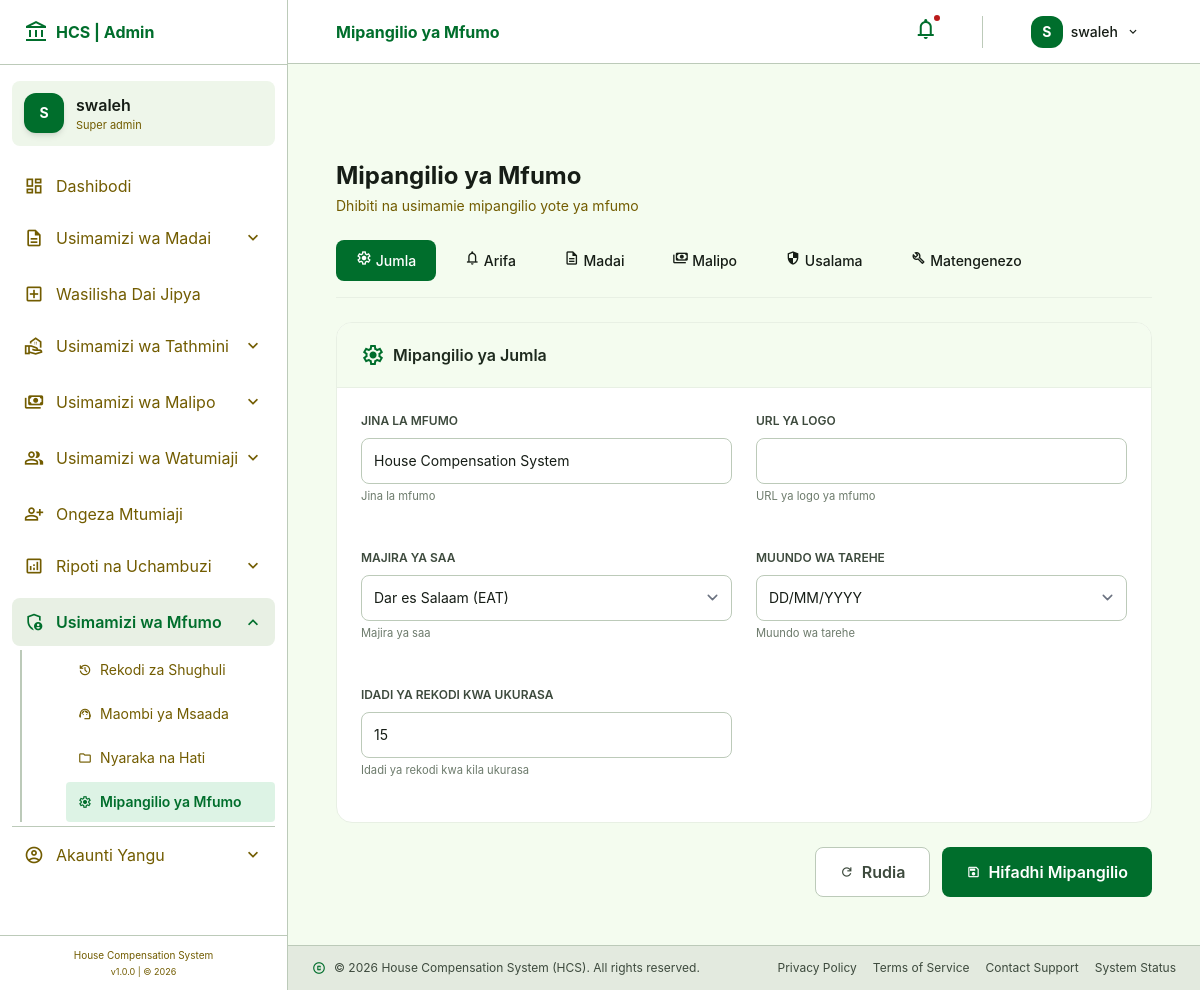
/admin/settings.php (signed in), run on the app's committed database.
### tables this page shows
CREATE TABLE `system_settings` (
  `id` int(11) NOT NULL,
  `setting_key` varchar(100) NOT NULL,
  `setting_value` text DEFAULT NULL,
  `setting_type` enum('text','number','boolean','json') DEFAULT 'text',
  `description` text DEFAULT NULL,
  `category` varchar(50) DEFAULT 'general',
  `created_at` timestamp NOT NULL DEFAULT current_timestamp(),
  `updated_at` timestamp NOT NULL DEFAULT current_timestamp() ON UPDATE current_timestamp()
);

### admin/settings.php (the view, shortened to what this page needs)
<?php
$conn = getDB();
$create_table_query = "
CREATE TABLE IF NOT EXISTS system_settings (
    id INT(11) AUTO_INCREMENT PRIMARY KEY,
    setting_key VARCHAR(100) NOT NULL UNIQUE,
    setting_value TEXT,
    setting_type ENUM('text', 'number', 'boolean', 'json') DEFAULT 'text',
    description TEXT,
    category VARCHAR(50) DEFAULT 'general',
    created_at TIMESTAMP DEFAULT CURRENT_TIMESTAMP,
    updated_at TIMESTAMP DEFAULT CURRENT_TIMESTAMP ON UPDATE CURRENT_TIMESTAMP
)";
mysqli_query($conn, $create_table_query);
$settings_query = "SELECT setting_key, setting_value, setting_type, category, description FROM system_settings ORDER BY category, setting_key";
$settings_result = mysqli_query($conn, $settings_query);
$all_settings = [];
while ($row = mysqli_fetch_assoc($settings_result)) {
    $value = $row['setting_value'];
    if ($row['setting_type'] === 'boolean') {
        $value = $value == '1';
    } elseif ($row['setting_type'] === 'json') {
        $value = json_decode($value, true);
    }
    $all_settings[$row['category']][$row['setting_key']] = [
        'value' => $value,
        'type' => $row['setting_type'],
        'description' => $row['description']
    ];
}
$active_tab = $_GET['tab'] ?? 'general';
require_once __DIR__ . '/includes/admin-header.php';
?>
<div class="settings-container">
    <div class="flex flex-col md:flex-row md:items-center justify-between gap-4 mb-6">
        <div>
            <h2 class="font-headline-lg text-on-background text-2xl font-bold">Mipangilio ya Mfumo</h2>
            <p class="text-secondary text-sm mt-1">Dhibiti na usimamie mipangilio yote ya mfumo</p>
        </div>
    </div>
    <div class="settings-tabs">
        <a href="?tab=general" class="settings-tab <?php echo $active_tab === 'general' ? 'active' : ''; ?>">
            <span class="material-symbols-outlined" style="font-size: 1rem;">settings</span> Jumla
        </a>
        <a href="?tab=notifications" class="settings-tab <?php echo $active_tab === 'notifications' ? 'active' : ''; ?>">
            <span class="material-symbols-outlined" style="font-size: 1rem;">notifications</span> Arifa
        </a>
        <a href="?tab=claims" class="settings-tab <?php echo $active_tab === 'claims' ? 'active' : ''; ?>">
            <span class="material-symbols-outlined" style="font-size: 1rem;">description</span> Madai
        </a>
        <a href="?tab=payments" class="settings-tab <?php echo $active_tab === 'payments' ? 'active' : ''; ?>">
            <span class="material-symbols-outlined" style="font-size: 1rem;">payments</span> Malipo
        </a>
        <a href="?tab=security" class="settings-tab <?php echo $active_tab === 'security' ? 'active' : ''; ?>">
            <span class="material-symbols-outlined" style="font-size: 1rem;">security</span> Usalama
        </a>
        <a href="?tab=maintenance" class="settings-tab <?php echo $active_tab === 'maintenance' ? 'active' : ''; ?>">
            <span class="material-symbols-outlined" style="font-size: 1rem;">build</span> Matengenezo
        </a>
    </div>
    <form method="POST" action="" id="settingsForm">
        <?php if ($active_tab === 'general'): ?>
        <div class="settings-card">
            <div class="settings-card-header">
                <h3>
                    <span class="material-symbols-outlined text-primary">settings</span>
                    Mipangilio ya Jumla
                </h3>
            </div>
            <div class="settings-card-body">
                <div class="grid-2">
                    <?php if (isset($all_settings['general']['site_name'])): ?>
                    <div class="form-group">
                        <label class="form-label">Jina la Mfumo</label>
                        <input type="text" name="settings[site_name]" class="form-control" value="<?php echo htmlspecialchars($all_settings['general']['site_name']['value']); ?>">
                        <div class="form-hint"><?php echo $all_settings['general']['site_name']['description']; ?></div>
                    </div>
                    <?php endif; ?>
                    <?php if (isset($all_settings['general']['site_logo'])): ?>
                    <div class="form-group">
                        <label class="form-label">URL ya Logo</label>
                        <input type="text" name="settings[site_logo]" class="form-control" value="<?php echo htmlspecialchars($all_settings['general']['site_logo']['value']); ?>">
                        <div class="form-hint"><?php echo $all_settings['general']['site_logo']['description']; ?></div>
                    </div>
                    <?php endif; ?>
                    <?php if (isset($all_settings['general']['timezone'])): ?>
                    <div class="form-group">
                        <label class="form-label">Majira ya Saa</label>
                        <select name="settings[timezone]" class="form-select">
                            <option value="Africa/Dar_es_Salaam" <?php echo $all_settings['general']['timezone']['value'] == 'Africa/Dar_es_Salaam' ? 'selected' : ''; ?>>Dar es Salaam (EAT)</option>
                        </select>
                        <div class="form-hint"><?php echo $all_settings['general']['timezone']['description']; ?></div>
                    </div>
                    <?php endif; ?>
                    <?php if (isset($all_settings['general']['date_format'])): ?>
                    <div class="form-group">
                        <label class="form-label">Muundo wa Tarehe</label>
                        <select name="settings[date_format]" class="form-select">
                            <option value="d/m/Y" <?php echo $all_settings['general']['date_format']['value'] == 'd/m/Y' ? 'selected' : ''; ?>>DD/MM/YYYY</option>
                        </select>
                        <div class="form-hint"><?php echo $all_settings['general']['date_format']['description']; ?></div>
                    </div>
                    <?php endif; ?>
                    <?php if (isset($all_settings['general']['items_per_page'])): ?>
                    <div class="form-group">
                        <label class="form-label">Idadi ya Rekodi kwa Ukurasa</label>
                        <input type="number" name="settings[items_per_page]" class="form-control" value="<?php echo $all_settings['general']['items_per_page']['value']; ?>">
                        <div class="form-hint"><?php echo $all_settings['general']['items_per_page']['description']; ?></div>
                    </div>
                    <?php endif; ?>
                </div>
            </div>
        </div>
        <?php endif; ?>
        <div class="flex justify-end gap-3 mt-6">
            <button type="button" class="btn-reset" onclick="resetForm()">
                <span class="material-symbols-outlined text-sm">refresh</span>
                Rudia
            </button>
            <button type="submit" class="btn-save">
                <span class="material-symbols-outlined text-sm">save</span>
                Hifadhi Mipangilio
            </button>
        </div>
    </form>
</div>
<?php require_once __DIR__ . '/includes/admin-footer.php'; ?>

### admin/includes/admin-header.php (style rules this page uses)
.material-symbols-outlined { font-variation-settings: 'FILL' 0, 'wght' 400, 'GRAD' 0, 'opsz' 24; }

### admin/settings.php (style rules this page uses)
.settings-container { max-width: 1000px; margin: 0 auto; }
.settings-tabs { display: flex; flex-wrap: wrap; gap: 0.5rem; border-bottom: 1px solid #e8f0e4; padding-bottom: 1rem; margin-bottom: 1.5rem; }
.settings-tab { padding: 0.625rem 1.25rem; border-radius: 0.5rem; font-size: 0.875rem; font-weight: 500; transition: all 0.2s ease; background: none; border: none; cursor: pointer; text-decoration: none; display: inline-block; }
.settings-tab.active { background-color: #006e2c; color: white; }
.settings-card { background: white; border-radius: 1rem; border: 1px solid #e8f0e4; overflow: hidden; margin-bottom: 1.5rem; }
.settings-card-header { padding: 1.25rem 1.5rem; background: #f4fcef; border-bottom: 1px solid #e8f0e4; }
.settings-card-header h3 { font-size: 1rem; font-weight: 600; color: #1e2a1e; display: flex; align-items: center; gap: 0.5rem; }
.settings-card-body { padding: 1.5rem; }
.form-group { margin-bottom: 1.25rem; }
.form-label { display: block; font-size: 0.75rem; font-weight: 600; text-transform: uppercase; color: #3d4a3d; margin-bottom: 0.5rem; }
.form-control, .form-select, .form-textarea { width: 100%; padding: 0.625rem 0.75rem; border: 1px solid #bccab9; border-radius: 0.5rem; font-size: 0.875rem; transition: all 0.2s; }
.form-hint { font-size: 0.7rem; color: #6d7b6c; margin-top: 0.25rem; }
.btn-save { background-color: #006e2c; color: white; padding: 0.75rem 1.5rem; border-radius: 0.5rem; font-weight: 600; border: none; cursor: pointer; transition: background-color 0.2s; display: inline-flex; align-items: center; gap: 0.5rem; }
.btn-reset { background-color: white; color: #3d4a3d; padding: 0.75rem 1.5rem; border-radius: 0.5rem; font-weight: 600; border: 1px solid #bccab9; cursor: pointer; transition: all 0.2s; display: inline-flex; align-items: center; gap: 0.5rem; }
.grid-2 { display: grid; grid-template-columns: repeat(2, 1fr); gap: 1.5rem; }

### data on the page
system_settings: setting_value "House Compensation System", description "Jina la mfumo"
system_settings: description "URL ya logo ya mfumo"
system_settings: setting_value "Dar es Salaam (EAT)", description "Majira ya saa"
system_settings: setting_value "DD/MM/YYYY", description "Muundo wa tarehe"
system_settings: setting_value "15", description "Idadi ya rekodi kwa kila ukurasa"

### other printed values
substr($_SESSION['full_name'] ?? 'A', 0, 1) "S"
$_SESSION['full_name'] "swaleh"
str_replace('_', ' ', $_SESSION['role'] ?? 'Super Admin') "Super admin"
$page_heading "Mipangilio ya Mfumo"
substr($_SESSION['full_name'], 0, 1) "S"
